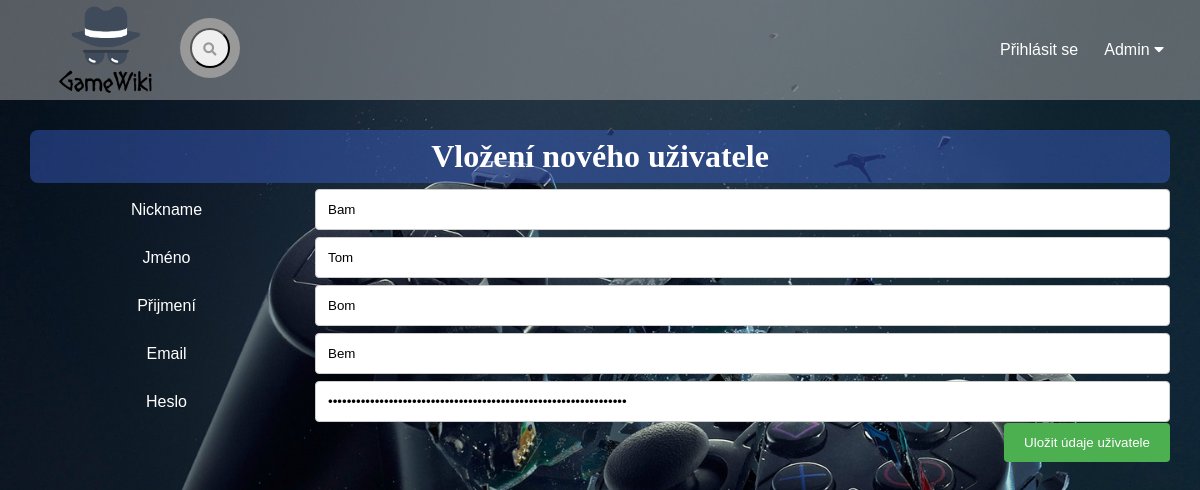
Page /editace-uzivatele/4 on the earlier database version.
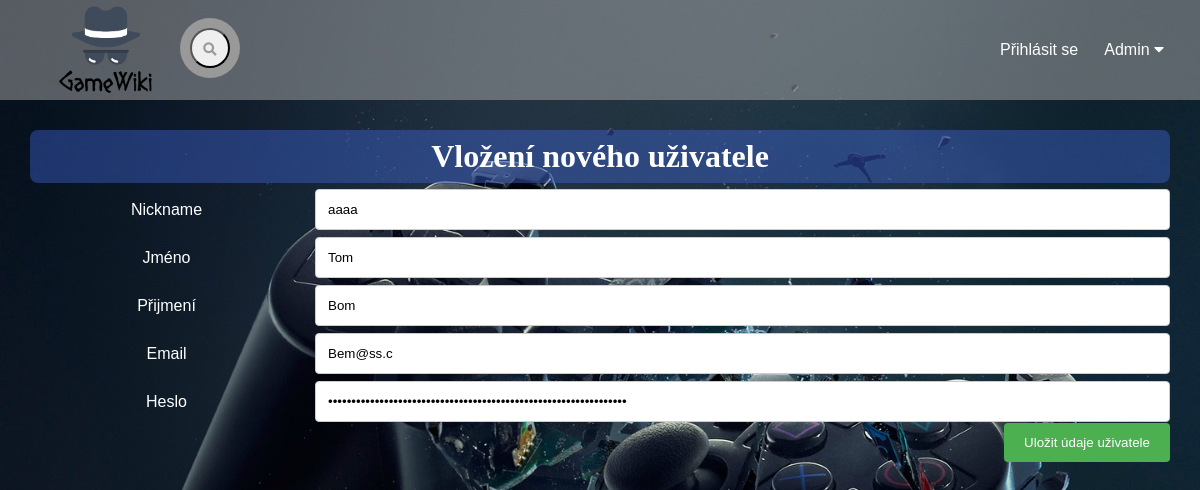
Same page on the later database version.
### tables this page shows
CREATE TABLE `uzivatel` (
  `ID_uzivatele` int(10) NOT NULL,
  `jmeno` varchar(80) NOT NULL,
  `prijmeni` varchar(80) NOT NULL,
  `prezdivka` varchar(50) NOT NULL,
  `email` varchar(80) NOT NULL,
  `heslo` varchar(64) NOT NULL,
  `over_kod` varchar(40) NOT NULL,
  `typ_uctu` varchar(2) NOT NULL
);

### index.php (called while the page is built, shortened)
<?php
  $smerovac = new SmerovacKontroler();
  $smerovac->zpracuj(array($_SERVER["REQUEST_URI"]));
  $smerovac->vypisPohled();
?>

### kontrolery/EditaceUzivateleKontroler.php (called while the page is built, shortened)
<?php
class EditaceUzivateleKontroler extends Kontroler {
  public function zpracuj($parametry) {
    $spravceUzivatelu = new SpravceUzivatelu();
    if (!empty($parametry[0]))
    {
      $uzivatel = $spravceUzivatelu->vratUzivatele($parametry[0]);
    }
    else
      $uzivatel = $spravceUzivatelu->pripravPrazdnePoleUzivatele();
  }
}
?>

### modely/Db.php (called while the page is built, shortened)
<?php
class Db {
  private static $spojeni;
  private static $nastaveni = array(
		PDO::ATTR_ERRMODE => PDO::ERRMODE_EXCEPTION,
		PDO::ATTR_EMULATE_PREPARES => false,
	);
    public static function pripoj($server, $uzivatel, $heslo, $databaze)
    {
	  if (!isset(self::$spojeni))
      {
        $dsn = "mysql:host=$server;dbname=$databaze;charset=utf8";
			 self::$spojeni = new PDO(
				$dsn,
				$uzivatel,
				$heslo,
				self::$nastaveni
			 );
	  }
	}
  public static function dotazJeden($dotaz, $parametry = array()) {
		  $navrat = self::$spojeni->prepare($dotaz);
		  $navrat->execute($parametry);
	  return $navrat->fetch();
	}
}

### modely/SpravceUzivatelu.php (called while the page is built, shortened)
<?php
class SpravceUzivatelu {
  public function vratUzivatele($idUzivatele) {
    return Db::dotazJeden("
      SELECT *
      FROM uzivatel
      WHERE ID_uzivatele = ?
    ", array($idUzivatele));
  }
}
?>

### kontrolery/SmerovacKontroler.php (called while the page is built, shortened)
<?php
class SmerovacKontroler extends Kontroler {
  protected $kontroler;
  public function zpracuj($parametry) {
    $castiCesty = $this->parsujURL($parametry[0]);
    $nazevKontroleru = $this->pomlckyNaVelbloudiNotaci(array_shift($castiCesty)) . "Kontroler";
    if (file_exists("kontrolery/$nazevKontroleru.php"))
    {
      $this->kontroler = new $nazevKontroleru();
    }
    else {
      $this->presmeruj("chyba");
    }
    $this->kontroler->zpracuj($castiCesty);
  }
  private function parsujURL($url) {
    $rozdelenaURL = parse_url($url);
    $cesta = $rozdelenaURL["path"];
    $cesta = ltrim($cesta, "/");
    $cesta = trim($cesta);
    $rozdelenaCesta = explode("/", $cesta);
    return $rozdelenaCesta;
  }
  private function pomlckyNaVelbloudiNotaci($text) {
    $text = str_replace("-", " ", $text);
    $text = ucwords($text);
    $text = str_replace(" ", "", $text);
    return $text;
  }
}
?>

### pohledy/editaceUzivatelu.phtml (the view, shortened to what this page needs)
<div class="adminEdit">
<?php
  if (empty($uzivatel["id_uzivatele"])) {
?>
<h1>Vložení nového uživatele</h1>
 <form method="post">
<?php
  }
?>
   <div class="radek">
   <div class="s25">
     <label for="prezdivka">Nickname</label>
   </div>
<div class="s75">
     <input type="text" name="prezdivka" id="prezdivka"
     value="<?= $uzivatel["prezdivka"] ?>" required>
</div>
</div>
    <div class="radek">
<div class="s25">
      <label for="jmeno">Jméno</label>
</div>
<div class="s75">
      <input type="text" name="jmeno" id="jmeno"
      value="<?= $uzivatel["jmeno"] ?>" required>
</div>
   </div>
    <div class="radek">
   <div class="s25">
      <label for="prijmeni">Přijmení</label>
   </div>
<div class="s75">
      <input type="text" name="prijmeni" id="prijmeni"
      value="<?= $uzivatel["prijmeni"] ?>" required>
</div>
   </div>
   <div class="radek">
<div class="s25">
      <label for="email">Email</label>
</div>
<div class="s75">
      <input type="email" name="email" id="email"
     value="<?= $uzivatel["email"] ?>" required>
</div>
   </div>
   <div class="radek">
<div class="s25">
      <label for="heslo">Heslo</label>
</div>
<div class="s75">
      <input type="password" name="heslo" id="heslo"
      value="<?= $uzivatel["heslo"] ?>" required>
</div>
     </div>
       <div class="radek">
   <input type="submit" value="Uložit údaje uživatele">
        </div>
 </form>
</div>

Differences in the rows shown:
changed uzivatel "Tom": prezdivka "Bam" → "aaaa"; email "Bem" → "Bem@ss.c"
